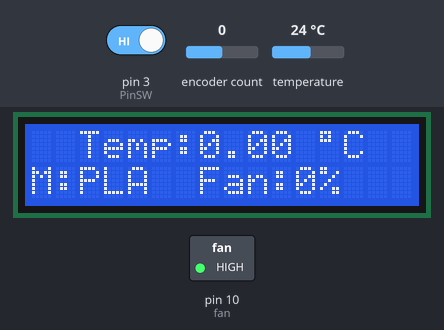
The sketch below on a simulated Arduino Uno, built with avr-gcc and run on an emulated ATmega328P. Parts: 16×2 character LCD, switched loads named in the sketch (green lamp = pin HIGH). The test bench sets the inputs (shaded band); at power-on: temperature 24 °C, pin 3 (PinSW) HIGH, encoder count 0. What the sketch prints to the serial monitor is not drawn.

Above: at 3.7 s.
3.8 s: temperature set to 28 °C
At 7.5 s:
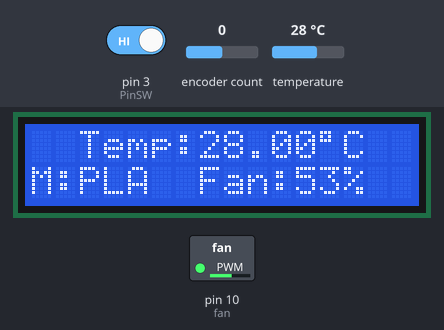
7.8 s: temperature set to 33 °C
At 8.7 s:
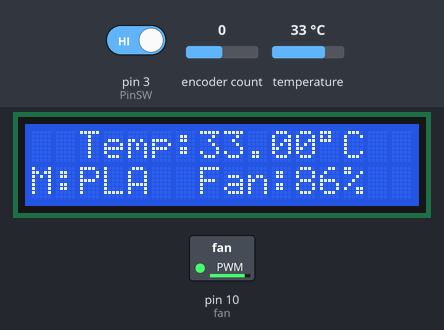
9.7 s: temperature set to 12 °C
At 10.5 s:
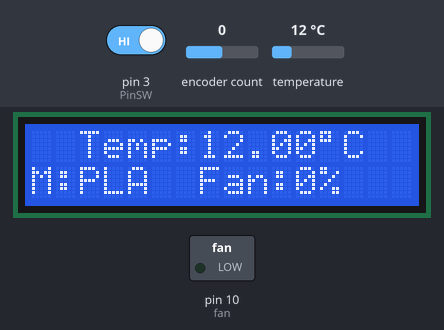
11.3 s: pin 3 (PinSW) driven LOW
At 15.1 s:
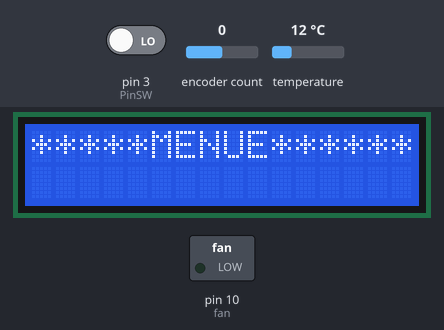
15.3 s: encoder count set to 1
At 18.95 s:
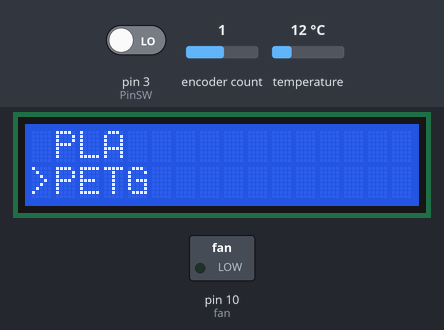
19.3 s: encoder count set to 2
At 21.19 s:
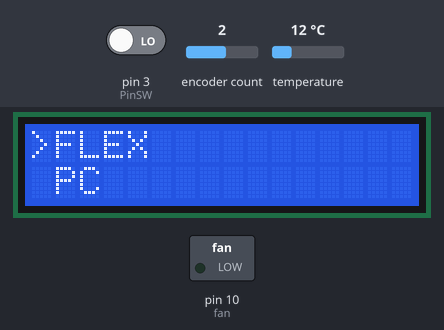
Timing chart, 0 to 22.7 s (numbered marks = the images above; inputs shaded):
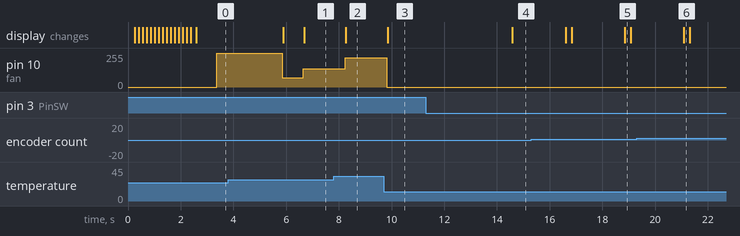

Measured:
- after the input at 3.8 s, the display: first differs from a run without the input after 2.9 s (image 1)
- after the input at 7.8 s, pin 10 (fan): 136/255 → 221/255 after 0.44 s; the display: changes after 0.47 s (image 2)
- after the input at 9.7 s, pin 10 (fan): 221/255 → 0/255 after 0.12 s; the display: changes after 0.15 s (image 3)
- after the input at 11.3 s, the display: changes after 3.3 s (image 4)
- after the input at 15.3 s, the display: changes after 1.3 s (image 5)
- after the input at 19.3 s, the display: changes after 1.8 s (image 6)

The sketch:

open-ventilation.ino
```cpp
#include <Arduino.h>
#include <LiquidCrystal_I2C.h>
#include <Wire.h>
#include <Adafruit_Sensor.h>
#include <DHT.h>
#include <DHT_U.h>
#include <OneWire.h>
#include <DallasTemperature.h>
#include <Encoder.h>
#include "OneButton.h"


LiquidCrystal_I2C lcd(0x27, 16,2);

#define ONE_WIRE_BUS 9  // Onewire Bus @ Pin 9

OneWire oneWire(ONE_WIRE_BUS);  //generating OneWire Bus
DallasTemperature sensors(&oneWire); // Starting Temp Sensor
DeviceAddress Thermometer;    // creating Name of the themp sensor

Encoder myencod(2,4); // creating Encoder


//defining some global Variables and setting the start/standart value

long position = 0;
const int readTimer = 1000;
float readTime = 0;
bool newRead = false;

byte fanspeed = 0;
int fanpercent = 0;
const int fanmin = 20;
float fantime = 0;
const int timer = 2500;
bool fanboost = false;
bool prevFanSpeed = 0;

int maxtemp = 35;
int mintemp = 20;

const int PinSW = 3;
byte prevKeyState = HIGH;
float keypresstime = 0;
int keytime = 3000;

int menuestate = 0;
int menueselect = 0;
bool menuflag = false;
int menudelay = 150;
bool menuset = false;
int menuinit = 0;

String mode = "PLA";
bool modeFlag = true;

float tempC;
int fan = 10;

//crating function for the botscreen
void initdysplay(){
  lcd.clear();
  lcd.setCursor(1,0);
  lcd.print("Starte System!");
  for (int i = 0; i < 16; i++)
  {
   lcd.setCursor(i,1);
   lcd.print("*");
   delay(150);
  }

}

void display(){
  lcd.clear();
  lcd.setCursor(2,0);
  lcd.print("Temp:");
  lcd.setCursor(12,0);
  lcd.print((char)223);
  lcd.print("C");

  lcd.setCursor(0,1);
  lcd.print("M:");

  lcd.setCursor(7,1);
  lcd.print("Fan:");

}

void displayValue(){
  for (int i = 7; i < 12 ; i++)
  {
    lcd.setCursor(i,0);
    lcd.print(" ");
  }

  lcd.setCursor(7,0);
  lcd.print(tempC);

  if (modeFlag == true)
  {
    for (int i = 2; i < 7; i++)
    {
      lcd.setCursor(i,1);
      lcd.print(" ");
    }

    lcd.setCursor(2,1);
    lcd.print(mode);
    modeFlag = false;

  }


  for (int i = 11; i < 16 ; i++)
  {
    lcd.setCursor(i,1);
    lcd.print(" ");
  }

  lcd.setCursor(11,1);
  lcd.print(fanpercent);
  lcd.print("%");
}


// creaing function for the menu
void displayMenu(){

  while (menuflag)  // loop depending on the menuflag, is running while true
  {

    if (menuset == true)
    {
      lcd.clear();
      lcd.home();
      lcd.print("*****MENUE******");
      delay(2000);
      menuset = false;
      digitalWrite(PinSW, HIGH);
      menuflag = HIGH;
    }

    position = myencod.read()/4;  // read the postion of the encoder
    menuestate=position;

    if (position <= 0){   // checking if the encoder has value <0
      menuestate = 0;   // seting the menu variable to 0 for encoder postions <0
      myencod.write(0);
    }
    else if (position > 4)
    {
      menuestate = 4;
      myencod.write(16);
    }

    switch (menuestate)   // switching between the different menuoptions
    {

    case 0:
      lcd.clear();
      lcd.home();
      lcd.print(">PLA");
      lcd.setCursor(1,1);
      lcd.print("PETG");
      if (digitalRead(PinSW)== LOW)
      {
        menueselect = 1;
      }

      break;

    case 1:
      lcd.clear();
      lcd.setCursor(1,0);
      lcd.print("PLA");
      lcd.setCursor(0,1);
      lcd.print(">PETG");
      if (digitalRead(PinSW)== LOW)
      {
        menueselect = 2;
      }

      break;

    case 2:
      lcd.clear();
      lcd.setCursor(0,0);
      lcd.print(">FLEX");
      lcd.setCursor(1,1);
      lcd.print("PC");
      if (digitalRead(PinSW)== LOW)
      {
        menueselect = 3;
      }

      break;

    case 3:
      lcd.clear();
      lcd.setCursor(1,0);
      lcd.print("FLEX");
      lcd.setCursor(0,1);
      lcd.print(">PC");
      if (digitalRead(PinSW)== LOW)
      {
        menueselect = 4;
      }

      break;

    case 4:
      lcd.clear();
      lcd.setCursor(0,0);
      lcd.print(">IGLIDUR");

      if (digitalRead(PinSW)== LOW)
      {
        menueselect = 5;
      }

      break;

    }

    delay(menudelay);


    Serial.print(menuflag);
    Serial.println(menueselect);

    switch (menueselect) // Settings depending on the selectet material and resetting some flags for the menue
    {
    case 1:
      mode = "PLA";
      mintemp = 20;
      maxtemp = 35;
      menuflag = false;
      menueselect = 0;
      keypresstime = 0;
      modeFlag = true;

      break;

    case 2:
      mode = "PETG";
      mintemp = 20;
      maxtemp = 40;
      menuflag = false;
      menueselect = 0;
      keypresstime = 0;
      modeFlag = true;

      break;

    case 3:
      mode = "FLEX";
      mintemp = 20;
      maxtemp = 45;
      menuflag = false;
      menueselect = 0;
      keypresstime = 0;
      modeFlag = true;

      break;

    case 4:
      mode = "PC";
      mintemp = 26;
      maxtemp = 55;
      menuflag = false;
      menueselect = 0;
      keypresstime = 0;
      modeFlag = true;

      break;

    case 5:
      mode = "IGLI";
      mintemp = 28;
      maxtemp = 50;
      menuflag = false;
      menueselect = 0;
      keypresstime = 0;
      modeFlag = true;

      break;

    default:
      break;

    }

  }
  keypresstime = 0;
  display();            // display the standard screen
  displayValue();       // display the curent Values

}


void readSensor(){

  sensors.requestTemperatures();            //getting the temperatuer from the sensor

  tempC = sensors.getTempC(Thermometer);

  if (tempC >= mintemp && tempC <= maxtemp)   // map the speed of the fan depending on the Temp range of the material
  {
    fanspeed = map(tempC, mintemp, maxtemp, 0, 255);

  }
  else if (tempC > maxtemp)     // set the max speed of the fan if the Temp is over the max temp
  {
    fanspeed = 255;
  }
  else
  {
    fanspeed = 0;
  }

  fanpercent = map(fanspeed, 0, 255, 0,100);  //map the speed to the % dutycicle


  if (fanpercent < fanmin)          // the fan is not realy running if the dutycicle is less then 20%
  {
    fanspeed = 0;
    fanpercent = 0;
  }


  if (fanpercent > 0 && prevFanSpeed == 0) //set a Flg to boost the Fan for a save startup wenn the fan was not running bevore
  {
    fanboost = true;
  }

  if (fanpercent < fanmin)
  {
    prevFanSpeed = 0;
  }
  else
  {
    prevFanSpeed = 1;
  }


}


void setup() {

  Serial.begin(115200);

  pinMode(PinSW,INPUT_PULLUP);

  pinMode(fan, OUTPUT);


  sensors.begin();
  sensors.getAddress(Thermometer, 0);

  lcd.init();
  lcd.backlight();
  initdysplay();
  display();

}

void loop() {

  if (digitalRead(PinSW) == HIGH)  // query if the rotaryencoder is pressed to start the menu
 {
   prevKeyState = HIGH;
 }
 else
 {
   if (prevKeyState == HIGH)
   {
     keypresstime = millis();
     prevKeyState = LOW;
   }
   if ((millis()-keypresstime) >= keytime)
   {
     menuflag = true;
     menuset = true;
     menuinit = 1;
   }
 }

 switch (menuinit)
 {
 case 1:              //going to the setup menu
   displayMenu();
   menuinit = 0;
   break;

 default:

 if (fanboost == true )   //wehn the Fanboost flag was set, here the fan runs for 2,5s at full speed, to get it reliable runns
 {
   fantime = millis();
   fanboost = false;

   while (millis() - fantime <= timer)
    {
      analogWrite(fan, 255);
    }
 }


 analogWrite(fan, fanspeed);  // write the normal fanspeed to the pin
 displayValue();              // display the current values
 readSensor();                // get new temp values from the sensor
  break;

 }


}
```
